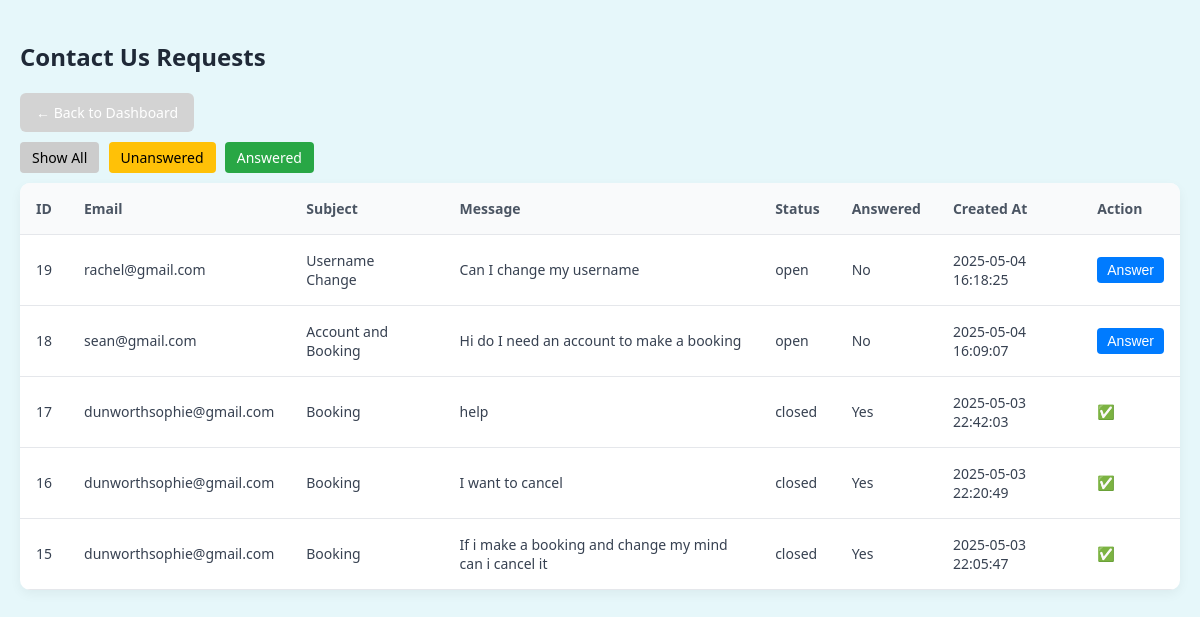
The page /Admin/Object/manage_contactusrequest.php on the database its author committed.
### tables this page shows
CREATE TABLE IF NOT EXISTS `contactusrequests` (
  `id` int NOT NULL AUTO_INCREMENT,
  `user_id` int DEFAULT NULL,
  `email` varchar(255) NOT NULL,
  `subject` varchar(255) NOT NULL,
  `message` text NOT NULL,
  `admin_id` int DEFAULT NULL,
  `answered` tinyint(1) DEFAULT '0',
  `status` enum('open','closed') DEFAULT 'open',
  `created_at` timestamp NULL DEFAULT CURRENT_TIMESTAMP,
  `response` text,
  PRIMARY KEY (`id`),
  KEY `user_id` (`user_id`),
  KEY `admin_id` (`admin_id`),
  CONSTRAINT `contactusrequests_ibfk_1` FOREIGN KEY (`user_id`) REFERENCES `customers` (`userID`) ON DELETE SET NULL,
  CONSTRAINT `contactusrequests_ibfk_2` FOREIGN KEY (`admin_id`) REFERENCES `admins` (`userID`) ON DELETE SET NULL
);

### Admin/Object/classes/ContactUsRequest.php (called while the page is built, shortened)
<?php
class ContactUsRequest {
    private $conn;
    public function __construct($conn) {
        $this->conn = $conn;
    }
    public function getAllRequests() {
        $query = "SELECT * FROM contactusrequests ORDER BY created_at DESC";
        $stmt = $this->conn->query($query);
        return $stmt->fetchAll(PDO::FETCH_ASSOC);
    }
}
?>

### Admin/Object/manage_contactusrequest.php (the view, shortened to what this page needs)
<?php
require_once 'db1.php';
require_once 'classes/ContactUsRequest.php';
$contactHandler = new ContactUsRequest($conn);
$filter = $_GET['filter'] ?? '';
$requests = [];
if ($filter === 'answered') {
    $requests = $contactHandler->getRequestsByAnswered(true);
} elseif ($filter === 'unanswered') {
    $requests = $contactHandler->getRequestsByAnswered(false);
} else {
    $requests = $contactHandler->getAllRequests();
}
?>
<!DOCTYPE html>
<html lang="en">
<head>
    <link rel="stylesheet" href="css/Admin.css">
</head>
<body>
<h2>Contact Us Requests</h2>
<a href="dashboard.php" class="back-link">← Back to Dashboard</a>
<div style="margin: 10px 0;">
    <a href="manage_contactusrequest.php" class="badge bg-secondary">Show All</a>
    <a href="manage_contactusrequest.php?filter=unanswered" class="badge bg-warning">Unanswered</a>
    <a href="manage_contactusrequest.php?filter=answered" class="badge bg-success">Answered</a>
</div>
<?php if (!empty($requests)): ?>
    <table>
        <thead>
            <tr>
                <th>ID</th>
                <th>Email</th>
                <th>Subject</th>
                <th>Message</th>
                <th>Status</th>
                <th>Answered</th>
                <th>Created At</th>
                <th>Action</th>
            </tr>
        </thead>
        <tbody>
        <?php foreach ($requests as $request): ?>
            <tr>
                <td><?= htmlspecialchars($request['id']) ?></td>
                <td><?= htmlspecialchars($request['email']) ?></td>
                <td><?= htmlspecialchars($request['subject']) ?></td>
                <td><?= nl2br(htmlspecialchars($request['message'])) ?></td>
                <td><?= htmlspecialchars($request['status']) ?></td>
                <td><?= $request['answered'] ? 'Yes' : 'No' ?></td>
                <td><?= htmlspecialchars($request['created_at']) ?></td>
                <td>
                    <?php if (!$request['answered']): ?>
                        <a href="answer_contactusrequest.php?id=<?= $request['id'] ?>">
                            <button type="button" class="Answer">Answer</button>
                        </a>
                    <?php else: ?>
                        ✅
                    <?php endif; ?>
                </td>
            </tr>
        <?php endforeach; ?>
        </tbody>
    </table>
<?php else: ?>
    <p>No contact requests found.</p>
<?php endif; ?>
</body>
</html>

### Admin/Object/css/Admin.css (style rules this page uses)
body { font-family: 'Segoe UI', Tahoma, Geneva, Verdana, sans-serif; background-color: #e6f7fa; margin: 0; padding: 20px; color: #1f2937; }
.badge { display: inline-block; padding: 4px 10px; border-radius: 12px; font-size: 12px; font-weight: 500; }
.bg-success { background-color: #dcfce7; color: #16a34a; }
.bg-warning { background-color: #fef9c3; color: #ca8a04; }
table { width: 100%; table-layout: auto; border-collapse: separate; border-spacing: 0; background-color: white; border-radius: 10px; overflow: hidden; box-shadow: 0 4px 12px rgba(0, 0, 0, 0.05); }
th { background-color: #f9fafb; color: #4b5563; font-weight: 600; font-size: 14px; text-align: left; padding: 16px; border-bottom: 1px solid #e5e7eb; }
td { padding: 16px; font-size: 14px; color: #374151; border-bottom: 1px solid #e5e7eb; }
.back-link, .create, .Delete, .Clear, .Search, .Update, .Edit, .Answer { display: inline-block; padding: 10px 16px; border: none; border-radius: 6px; font-size: 14px; font-weight: 500; color: white; cursor: pointer; transition: background-color 0.2s ease; text-decoration: none; }
.back-link { background-color: lightgrey; }
.Answer { background-color: #14b8a6; }

### Admin/Object/manage_contactusrequest.php (style rules this page uses)
.badge { display: inline-block; padding: 6px 12px; margin-right: 5px; text-decoration: none; border-radius: 4px; font-size: 14px; }
.bg-secondary { background-color: #ccc; color: #000; }
.bg-success { background-color: #28a745; color: #fff; }
.bg-warning { background-color: #ffc107; color: #000; }
.Answer { background-color: #007bff; color: #fff; border: none; padding: 5px 10px; cursor: pointer; border-radius: 4px; }

### rows shown on the page
contactusrequests: id "19", email "rachel@gmail.com", subject "Username Change", message "Can I change my username", status "open", answered "No", created_at "2025-05-04 16:18:25"
contactusrequests: id "18", email "sean@gmail.com", subject "Account and Booking", message "Hi do I need an account to make a booking", status "open", answered "No", created_at "2025-05-04 16:09:07"
contactusrequests: id "17", email "dunworthsophie@gmail.com", subject "Booking", message "help", status "closed", answered "Yes", created_at "2025-05-03 22:42:03"
contactusrequests: id "16", email "dunworthsophie@gmail.com", subject "Booking", message "I want to cancel", status "closed", answered "Yes", created_at "2025-05-03 22:20:49"
contactusrequests: id "15", email "dunworthsophie@gmail.com", subject "Booking", message "If i make a booking and change my mind can i cancel it", status "closed", answered "Yes", created_at "2025-05-03 22:05:47"
